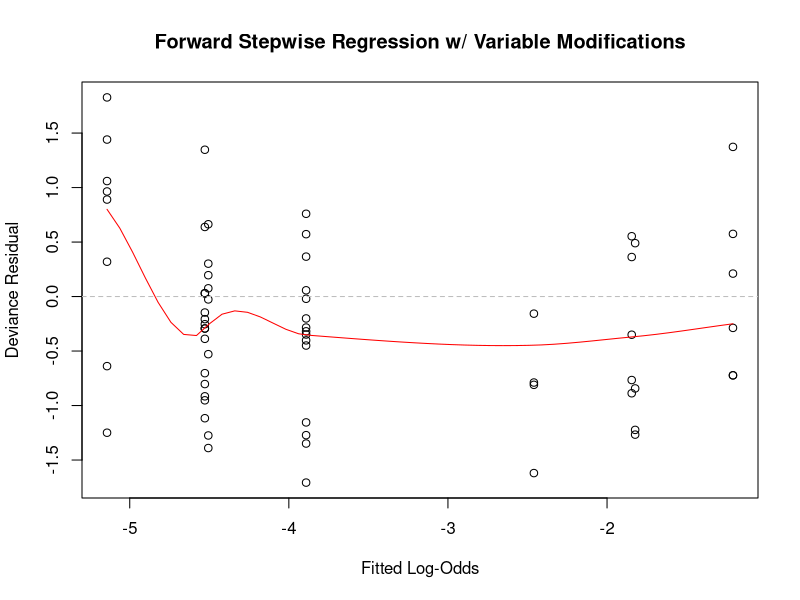

Source code (R):
## ---- chunk 1
knitr::opts_chunk$set(echo = TRUE)
## ---- chunk 2
byss = read.csv("./Dataset/Byssinosis.csv")
head(byss)
## ---- chunk 3
# change Workspace to factor
byss$Workspace = factor(byss$Workspace, levels = c("3", "2", "1"))
## ---- chunk 4
# add Total column equal to Byssinosis + Non.Byssinosis
byss$Total = byss$Byssinosis + byss$Non.Byssinosis
## ---- chunk 5
# remove rows which have no total
byss = byss[byss$Total!=0,]
## ---- chunk 6
# unique values of each predictor variable
sapply(byss[1:5], function(x) unique(x))
## ---- chunk 7
glm1 = glm(cbind(Byssinosis, Non.Byssinosis)~Employment + Smoking + Sex + Race + Workspace,
           family=binomial(),
           data=byss)
summary(glm1)
BIC(glm1)
confint.default(glm1)
## ---- chunk 8
result1 = step(glm(cbind(Byssinosis, Non.Byssinosis)~1, binomial(), byss),
                  scope = ~Employment*Smoking*Sex*Race*Workspace,
                  k=log(72),
                  trace=0,
                  direction="forward")
summary(result1)
BIC(result1)
confint.default(result1)
## ---- chunk 9
# H_0: models are equivalent -> use simpler model
# H_1: models are not equivalent -> use more complex model
anv = anova(result1, glm1)
pvalue = 1-pchisq(anv[2, 4], anv[2,3])
pvalue
## ---- chunk 10
# changing Workplace var
# 2 & 3 -> 3 (less dusty)
# 1 -> 1 (more dusty)
byss2 = byss
byss2$Workspace[byss2$Workspace == 2] = 3
## ---- chunk 11
# new stepwise w/ Workplace modification
new1 = step(glm(cbind(Byssinosis, Non.Byssinosis)~1, binomial(), byss2),
                  scope = ~Employment*Smoking*Sex*Race*Workspace,
                  k=log(72),
                  trace=0,
                  direction="forward")
summary(new1)
BIC(new1)
confint.default(new1)
1-pchisq(anova(new1, result1)[2, 4], anova(new1, result1)[2,3]) # compare new1 & result1 w/ LRT
## ---- chunk 12
# changing Employment var
# 10-19 & >=20 -> >=10
byss2$Employment[byss2$Employment == "10-19" | byss2$Employment == ">=20"] = ">=10"
## ---- chunk 13
# new stepwise w/ Employment modification
new2 = step(glm(cbind(Byssinosis, Non.Byssinosis)~1, binomial(), byss2),
                  scope = ~Employment*Smoking*Sex*Race*Workspace,
                  k=log(72),
                  trace=0,
                  direction="forward")
summary(new2)
BIC(new2)
confint.default(new2)
1-pchisq(anova(new2, result1)[2, 4], anova(new2, result1)[2,3]) # compare new2 & result1 w/ LRT
1-pchisq(anova(new2, new1)[2, 4], anova(new2, new1)[2,3]) # compare new2 & new1 w/ LRT
## ---- chunk 14
# new2
ry = residuals(new2, type="deviance")
rx = qlogis(fitted.values(new2))

plot(rx, ry,
     xlab = "Fitted Log-Odds",
     ylab = "Deviance Residual",
     main = "Forward Stepwise Regression w/ Variable Modifications",
     col = "black")
lines(loess.smooth(rx, ry), col="red")
abline(h=0, lty=2, col="grey")
